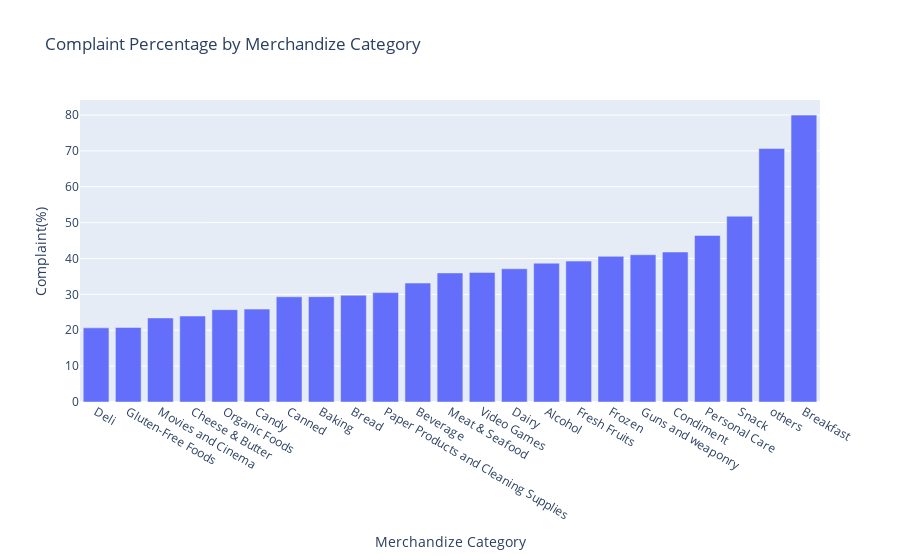

Here is the notebook cell this chart was saved with:
### Markdown cell above
#### 7. Merchadize Category and Complaints

### Code cell
# Group by merchandize category and calculate the percentage of complaints for each
complaints_by_merchandize = df.groupby('merchandize_category')['complained_num'].mean() * 100
complaints_by_merchandize = complaints_by_merchandize.reset_index()

# Sort the DataFrame in ascending order of complaint percentage
complaints_by_merchandize = complaints_by_merchandize.sort_values('complained_num')

# Plot the data
fig = px.bar(complaints_by_merchandize, x='merchandize_category', y='complained_num',
             labels={'merchandize_category': 'Merchandize Category', 'complained_num': 'Complaint(%)'},
             title='Complaint Percentage by Merchandize Category')

fig.show()

### Figure 1 — Plotly figure (JSON) as saved in the notebook; plotly's stock layout.template omitted (floating-point values rounded to 4 significant figures)
{"data": [{"alignmentgroup": "True", "hovertemplate": "Merchandize Category=%{x}<br>Complaint(%)=%{y}<extra></extra>", "legendgroup": "", "marker": {"color": "#636efa", "pattern": {"shape": ""}}, "name": "", "offsetgroup": "", "orientation": "v", "showlegend": false, "textposition": "auto", "type": "bar", "x": ["Deli", "Gluten-Free Foods", "Movies and Cinema", "Cheese & Butter", "Organic Foods", "Candy", "Canned", "Baking", "Bread", "Paper Products and Cleaning Supplies", "Beverage", "Meat & Seafood", "Video Games", "Dairy", "Alcohol", "Fresh Fruits", "Frozen", "Guns and weaponry", "Condiment", "Personal Care", "Snack", "others", "Breakfast"], "xaxis": "x", "y": [20.66, 20.77, 23.43, 23.95, 25.74, 25.89, 29.32, 29.36, 29.77, 30.49, 33.15, 35.98, 36.11, 37.13, 38.69, 39.27, 40.59, 41.04, 41.81, 46.42, 51.79, 70.67, 79.96], "yaxis": "y"}], "layout": {"barmode": "relative", "legend": {"tracegroupgap": 0}, "title": {"text": "Complaint Percentage by Merchandize Category"}, "xaxis": {"anchor": "y", "domain": [0, 1], "title": {"text": "Merchandize Category"}}, "yaxis": {"anchor": "x", "domain": [0, 1], "title": {"text": "Complaint(%)"}}}}
